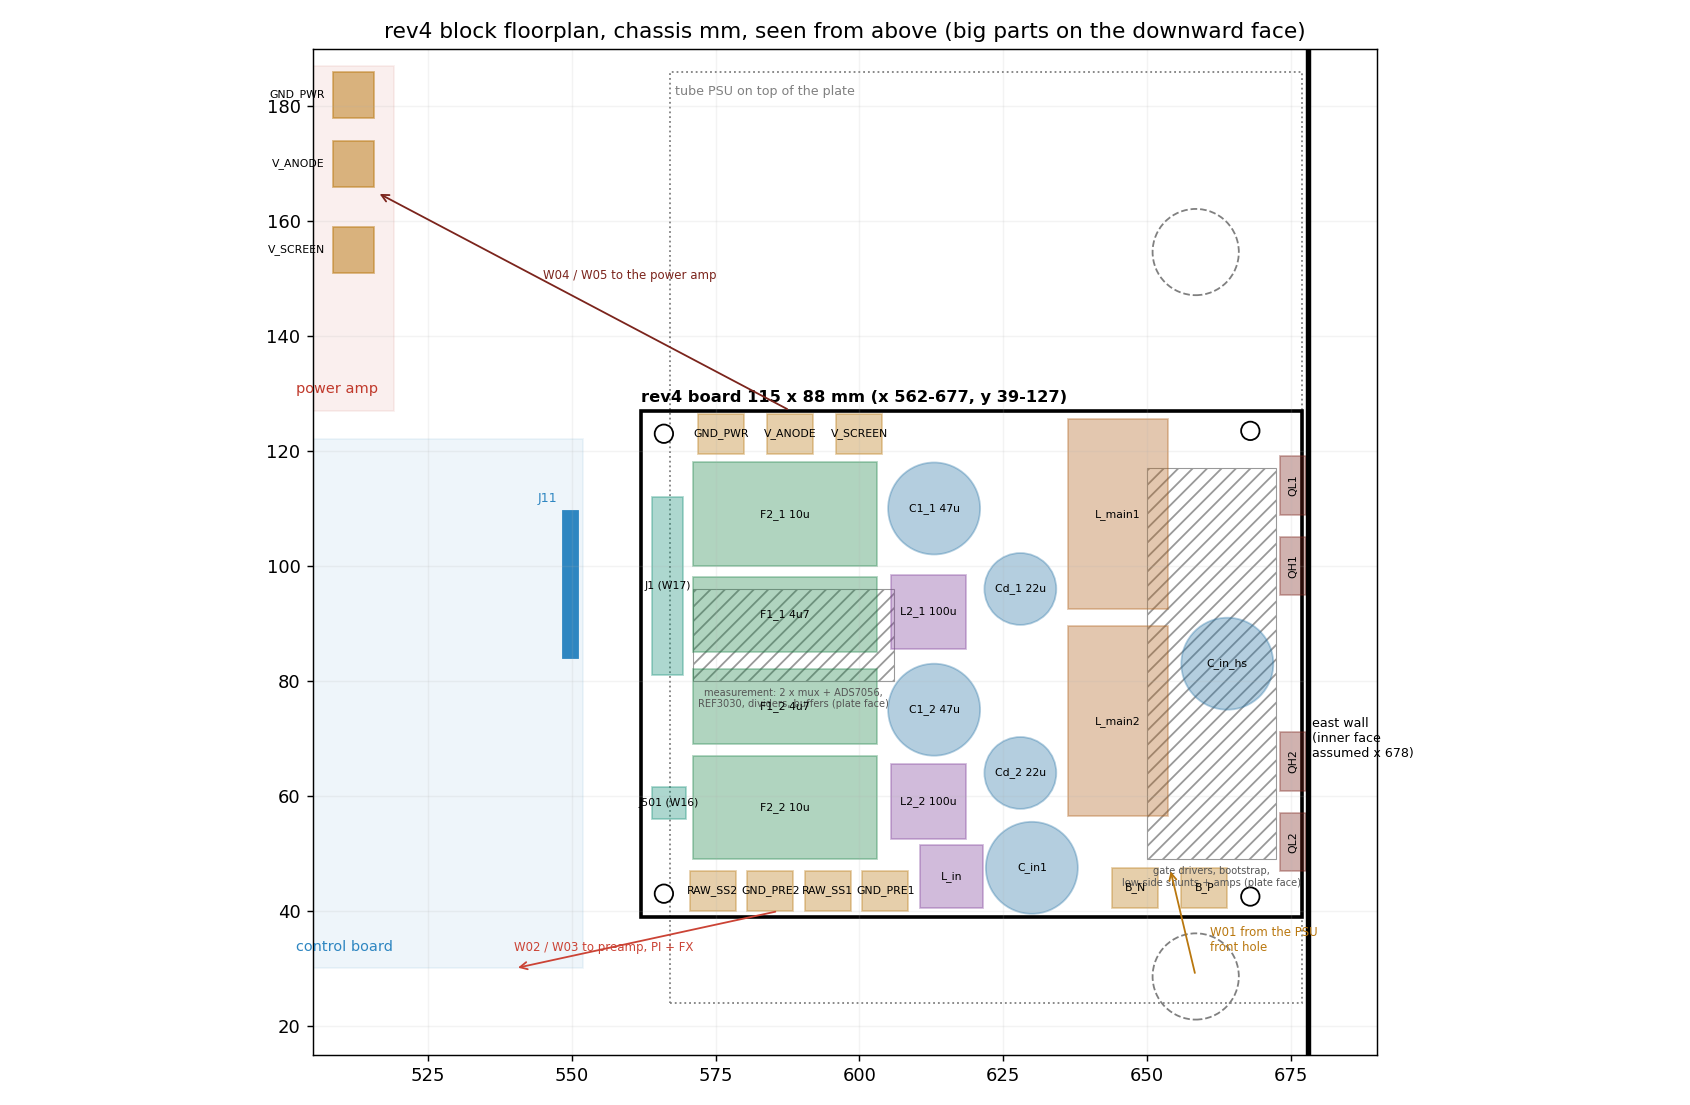

Source code (Python):
#!/usr/bin/env python3
"""rev4 block floorplan in chassis coordinates (D748 top-plate frame, mm, y up, front panel at y = 0),
seen from above through the plate. The board hangs 15 mm below the plate, components down: the big
THT parts are on the downward face, small-signal SMD may go on the plate face (<= 3 mm).

Checks that the big parts fit a ~115 x 88 mm rectangle, with the four TO-220s standing on the east edge
and their tabs on the chassis east wall (PLAN.md D10-D12). Writes floorplan.png next to this file.
"""
import itertools
import os

import matplotlib
matplotlib.use("Agg")
import matplotlib.pyplot as plt
from matplotlib.patches import Circle, Rectangle

HERE = os.path.dirname(os.path.abspath(__file__))

BOARD = (562.0, 39.0, 677.0, 127.0)      # x0, y0, x1, y1 (115 x 88 mm)
WALL_X = 678.0                           # inner face of the east wall: ASSUMED (680 plate, 2 mm wall); measure
HOLES = [(566.0, 43.0), (566.0, 123.0), (668.0, 42.5), (668.0, 123.5)]  # M3 standoffs, placeholders

# neighbours (ICD 12.1 / rev3 layout sketch)
CTRL = (426.0, 30.0, 552.0, 122.0)
J11 = (548.5, 84.0, 551.0, 109.6)
PA = (280.0, 127.0, 519.1, 187.0)
PA_TABS = [("V_SCREEN", 512.0, 155.0), ("V_ANODE", 512.0, 170.0), ("GND_PWR", 512.0, 182.0)]
PSU = (567.0, 24.0, 677.0, 186.0)        # tube PSU on top of the plate
PSU_HOLES = [(658.5, 28.6), (658.5, 154.6)]

# big parts on the downward face: name, kind, geometry, group
# TO-220 standing, tab on the wall: plan size 4.5 (body thickness, x) x 10.2 (y); leads at about x 675.3
TO = 4.5
def to220(name, yc):
    return (name, "rect", (WALL_X - 0.3 - TO, yc - 5.1, WALL_X - 0.3, yc + 5.1), "bridge")
def tab(name, x, y):            # 4.8 mm blade + fully insulated receptacle, plan 8 x 7 mm
    return (name, "rect", (x - 4.0, y - 3.5, x + 4.0, y + 3.5), "tab")
def cap(name, x, y, d=16.0):    # 450 V electrolytic, standing
    return (name, "circle", (x, y, d / 2), "cap")
def ind10(name, x, y):          # SRP1038 class, 10 x 10
    return (name, "rect", (x - 5.5, y - 5.5, x + 5.5, y + 5.5), "ind")
def film(name, x0, y0, w, h):  # box film capacitor, plan w x h (MKP1848C 500 V class; check the datasheet)
    return (name, "rect", (x0, y0, x0 + w, y0 + h), "film")
def ind(name, x, y, a):         # 100 uH, about 13 x 13 (part to choose)
    return (name, "rect", (x - a / 2, y - a / 2, x + a / 2, y + a / 2), "ind")
def toroid(name, x, y):         # 2 mH toroid standing on edge: 32 mm diameter along y, 16.4 thick along x
    return (name, "rect", (x - 8.7, y - 16.5, x + 8.7, y + 16.5), "toroid")

PARTS = [
    # bridges: bridge 2 (V_SCREEN) at the front, bridge 1 (V_ANODE) at the rear, high sides in the middle
    to220("QL2", 52.0), to220("QH2", 66.0), to220("QH1", 100.0), to220("QL1", 114.0),
    cap("C_in_hs", 664.0, 83.0, 16.0),              # input cap between the two high-side collectors
    # raw input at the front-east corner, under the PSU's front cable hole
    tab("B_N", 648.0, 44.0), tab("B_P", 660.0, 44.0),
    cap("C_in1", 630.0, 47.5), ind10("L_in", 616.0, 46.0),
    # main inductors standing in the middle
    toroid("L_main2", 645.0, 73.0), toroid("L_main1", 645.0, 109.0),
    # filter variant D (sim/ripple.py) per output: first stage 47 uF el + 4.7 uF film (I_C shunt on the plate
    # face under them), L2 100 uH, output 10 uF film + damping leg 22 uF el + 2.2 ohm
    # bridge 1 (V_ANODE), rear half
    cap("C1_1 47u", 613.0, 110.0), film("F1_1 4u7", 571.0, 85.0, 32.0, 13.0),
    ind("L2_1 100u", 612.0, 92.0, 13.0), film("F2_1 10u", 571.0, 100.0, 32.0, 18.0),
    cap("Cd_1 22u", 628.0, 96.0, 12.5),
    # bridge 2 (V_SCREEN), front half
    cap("C1_2 47u", 613.0, 75.0), film("F1_2 4u7", 571.0, 69.0, 32.0, 13.0),
    ind("L2_2 100u", 612.0, 59.0, 13.0), film("F2_2 10u", 571.0, 49.0, 32.0, 18.0),
    cap("Cd_2 22u", 628.0, 64.0, 12.5),
    # output tabs at the rear-west corner, toward the power amp (its tabs at x 512, y 155-182)
    tab("V_SCREEN", 600.0, 123.0), tab("V_ANODE", 588.0, 123.0), tab("GND_PWR", 576.0, 123.0),
    # RAW_SS feeds at the front-west edge (cables forward, then west in front of the control board)
    tab("RAW_SS2", 574.5, 43.5), tab("GND_PRE2", 584.5, 43.5),
    tab("RAW_SS1", 594.5, 43.5), tab("GND_PRE1", 604.5, 43.5),
    # J1 on the west edge facing J11; W16 next to it
    ("J1 (W17)", "rect", (564.0, 81.0, 569.3, 112.0), "conn"),
    ("J501 (W16)", "rect", (564.0, 56.0, 569.8, 61.5), "conn"),
]
# plate-face (SMD) zones: drawn hatched, not overlap-checked against the down face
PLATE_ZONES = [
    ("gate drivers, bootstrap,\nlow-side shunts + amps", (650.0, 49.0, 672.5, 117.0)),
    ("measurement: 2 x mux + ADS7056,\nREF3030, dividers, buffers", (571.0, 80.0, 606.0, 96.0)),
]
COLORS = {"bridge": "#7b241c", "tab": "#b9770e", "cap": "#2874a6", "ind": "#7d3c98", "toroid": "#af601a",
          "conn": "#148f77", "film": "#1e8449"}


def bbox(p):
    _, kind, g, _ = p
    if kind == "circle":
        x, y, r = g
        return (x - r, y - r, x + r, y + r)
    return g


def overlap(a, b, gap=0.5):
    return not (a[2] + gap <= b[0] or b[2] + gap <= a[0] or a[3] + gap <= b[1] or b[3] + gap <= a[1])


def main():
    x0, y0, x1, y1 = BOARD
    problems = []
    for p in PARTS:
        bx = bbox(p)
        # the TO-220s may stand past the board edge toward the wall (their leads are inside)
        if p[3] != "bridge" and (bx[0] < x0 or bx[1] < y0 or bx[2] > x1 or bx[3] > y1):
            problems.append(f"{p[0]} outside the board")
    for hx, hy in HOLES:   # M3 head / standoff keep-out, 6.5 mm
        for p in PARTS:
            if overlap(bbox(p), (hx - 3.25, hy - 3.25, hx + 3.25, hy + 3.25), 0):
                problems.append(f"hole ({hx}, {hy}) under {p[0]}")
    for a, b in itertools.combinations(PARTS, 2):
        if overlap(bbox(a), bbox(b)):
            problems.append(f"{a[0]} overlaps {b[0]}")

    fig, ax = plt.subplots(figsize=(13, 8.5))
    for (rx0, ry0, rx1, ry1), lab, col in ((CTRL, "control board", "#2e86c1"), (PA, "power amp", "#c0392b")):
        ax.add_patch(Rectangle((rx0, ry0), rx1 - rx0, ry1 - ry0, fc=col, alpha=0.08, ec=col))
        ax.text(max(rx0, 500) + 2, ry0 + 3, lab, color=col, fontsize=8)
    ax.add_patch(Rectangle((J11[0], J11[1]), J11[2] - J11[0], J11[3] - J11[1], color="#2e86c1"))
    ax.text(J11[0] - 1, J11[3] + 1.5, "J11", color="#2e86c1", fontsize=7, ha="right")
    ax.add_patch(Rectangle((PSU[0], PSU[1]), PSU[2] - PSU[0], PSU[3] - PSU[1], fill=False, ls=":", ec="grey"))
    ax.text(PSU[0] + 1, PSU[3] - 4, "tube PSU on top of the plate", color="grey", fontsize=7)
    for hx, hy in PSU_HOLES:
        ax.add_patch(Circle((hx, hy), 7.5, fill=False, ec="grey", ls="--"))
    for n, x, y in PA_TABS:
        ax.add_patch(Rectangle((x - 3.5, y - 4), 7, 8, color=COLORS["tab"], alpha=0.5))
        ax.text(x - 5, y, n, fontsize=6, ha="right", va="center")
    ax.axvline(WALL_X, color="k", lw=3)
    ax.text(WALL_X + 0.8, 70, "east wall\n(inner face\nassumed x 678)", fontsize=7, va="center")
    ax.add_patch(Rectangle((x0, y0), x1 - x0, y1 - y0, fill=False, lw=2))
    ax.text(x0, y1 + 1.5, f"rev4 board {x1 - x0:.0f} x {y1 - y0:.0f} mm (x {x0:.0f}-{x1:.0f}, y {y0:.0f}-{y1:.0f})",
            fontsize=9, weight="bold")
    for lab, (zx0, zy0, zx1, zy1) in PLATE_ZONES:
        ax.add_patch(Rectangle((zx0, zy0), zx1 - zx0, zy1 - zy0, fill=False, hatch="///", ec="#999999", lw=0.6))
        ax.text((zx0 + zx1) / 2, zy0 - 1.2, lab + " (plate face)", fontsize=5.5, ha="center", va="top",
                color="#555555")
    for p in PARTS:
        name, kind, g, grp = p
        col = COLORS[grp]
        if kind == "circle":
            ax.add_patch(Circle(g[:2], g[2], fc=col, alpha=0.35, ec=col))
            cx, cy = g[:2]
        else:
            ax.add_patch(Rectangle((g[0], g[1]), g[2] - g[0], g[3] - g[1], fc=col, alpha=0.35, ec=col))
            cx, cy = (g[0] + g[2]) / 2, (g[1] + g[3]) / 2
        ax.text(cx, cy, name, fontsize=6, ha="center", va="center", rotation=90 if grp == "bridge" else 0)
    for hx, hy in HOLES:
        ax.add_patch(Circle((hx, hy), 1.6, fc="white", ec="k"))
    # cable directions
    ax.annotate("", xy=(654, 47.5), xytext=(658.5, 28.6), arrowprops=dict(arrowstyle="->", color=COLORS["tab"]))
    ax.text(661, 33, "W01 from the PSU\nfront hole", fontsize=6.5, color=COLORS["tab"])
    ax.annotate("", xy=(540, 30), xytext=(586, 40), arrowprops=dict(arrowstyle="->", color="#cb4335"))
    ax.text(540, 33, "W02 / W03 to preamp, PI + FX", fontsize=6.5, color="#cb4335")
    ax.annotate("", xy=(516, 165), xytext=(588, 127), arrowprops=dict(arrowstyle="->", color="#7b241c"))
    ax.text(545, 150, "W04 / W05 to the power amp", fontsize=6.5, color="#7b241c")
    ax.set_xlim(505, 690)
    ax.set_ylim(15, 190)
    ax.set_aspect("equal")
    ax.grid(alpha=0.15)
    ax.set_title("rev4 block floorplan, chassis mm, seen from above (big parts on the downward face)")
    if problems:
        ax.text(506, 186, "PROBLEMS: " + "; ".join(problems), color="red", fontsize=7, va="top", wrap=True)
    out = os.path.join(HERE, "floorplan.png")
    plt.tight_layout()
    plt.savefig(out, dpi=130)
    area = (x1 - x0) * (y1 - y0)
    used = sum((bbox(p)[2] - bbox(p)[0]) * (bbox(p)[3] - bbox(p)[1]) for p in PARTS)
    print(f"board {area / 100:.1f} cm2, big-part bounding boxes {used / 100:.1f} cm2 ({100 * used / area:.0f} %)")
    print("problems:", problems or "none")


if __name__ == "__main__":
    main()
